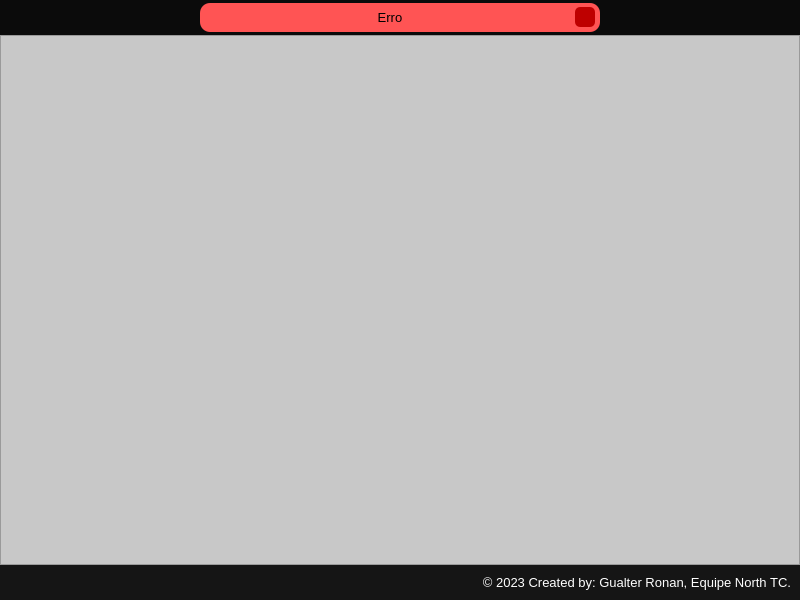
<?xml version="1.0" encoding="UTF-8"?>
<ui version="4.0">
 <class>MainWindow</class>
 <widget class="QMainWindow" name="MainWindow">
  <property name="geometry">
   <rect>
    <x>0</x>
    <y>0</y>
    <width>800</width>
    <height>600</height>
   </rect>
  </property>
  <property name="windowTitle">
   <string>template</string>
  </property>
  <widget class="QWidget" name="centralwidget">
   <layout class="QVBoxLayout" name="verticalLayout">
    <property name="spacing">
     <number>0</number>
    </property>
    <property name="leftMargin">
     <number>0</number>
    </property>
    <property name="topMargin">
     <number>0</number>
    </property>
    <property name="rightMargin">
     <number>0</number>
    </property>
    <property name="bottomMargin">
     <number>0</number>
    </property>
    <item>
     <widget class="QFrame" name="top_bar">
      <property name="minimumSize">
       <size>
        <width>0</width>
        <height>35</height>
       </size>
      </property>
      <property name="maximumSize">
       <size>
        <width>16777215</width>
        <height>35</height>
       </size>
      </property>
      <property name="styleSheet">
       <string notr="true">background-color: rgb(11, 11, 11);</string>
      </property>
      <property name="frameShape">
       <enum>QFrame::NoFrame</enum>
      </property>
      <property name="frameShadow">
       <enum>QFrame::Raised</enum>
      </property>
      <layout class="QHBoxLayout" name="horizontalLayout_2">
       <property name="spacing">
        <number>0</number>
       </property>
       <property name="leftMargin">
        <number>0</number>
       </property>
       <property name="topMargin">
        <number>3</number>
       </property>
       <property name="rightMargin">
        <number>0</number>
       </property>
       <property name="bottomMargin">
        <number>3</number>
       </property>
       <item>
        <widget class="QFrame" name="frame_erro">
         <property name="maximumSize">
          <size>
           <width>400</width>
           <height>16777215</height>
          </size>
         </property>
         <property name="styleSheet">
          <string notr="true">background-color: rgb(255, 84, 84);
border-radius: 10px;</string>
         </property>
         <property name="frameShape">
          <enum>QFrame::NoFrame</enum>
         </property>
         <property name="frameShadow">
          <enum>QFrame::Raised</enum>
         </property>
         <layout class="QHBoxLayout" name="horizontalLayout_3">
          <property name="spacing">
           <number>0</number>
          </property>
          <property name="leftMargin">
           <number>5</number>
          </property>
          <property name="topMargin">
           <number>0</number>
          </property>
          <property name="rightMargin">
           <number>5</number>
          </property>
          <property name="bottomMargin">
           <number>0</number>
          </property>
          <item>
           <widget class="QLabel" name="label_erro">
            <property name="font">
             <font>
              <family>Segoe UI</family>
              <pointsize>10</pointsize>
             </font>
            </property>
            <property name="text">
             <string>Erro</string>
            </property>
            <property name="alignment">
             <set>Qt::AlignCenter</set>
            </property>
           </widget>
          </item>
          <item>
           <widget class="QPushButton" name="bt_cl_popup">
            <property name="maximumSize">
             <size>
              <width>20</width>
              <height>20</height>
             </size>
            </property>
            <property name="cursor">
             <cursorShape>PointingHandCursor</cursorShape>
            </property>
            <property name="styleSheet">
             <string notr="true">QPushButton {
	border-radius: 5px;
	background-image: url(:/close_img/imagens/cil-x.png);
	background-position: center;
	background-color: rgb(190, 0, 0);
}
QPushButton:hover{
	color: rgb(255, 255, 255);
	background-color: rgb(165, 0, 0);
}
QPushButton:pressed {
	color: rgb(255, 255, 255);
	background-color: rgb(190, 0, 0);
}</string>
            </property>
            <property name="text">
             <string/>
            </property>
           </widget>
          </item>
         </layout>
        </widget>
       </item>
      </layout>
     </widget>
    </item>
    <item>
     <widget class="QFrame" name="main_frame">
      <property name="styleSheet">
       <string notr="true">background-color: rgb(200, 200, 200);</string>
      </property>
      <property name="frameShape">
       <enum>QFrame::StyledPanel</enum>
      </property>
      <property name="frameShadow">
       <enum>QFrame::Raised</enum>
      </property>
     </widget>
    </item>
    <item>
     <widget class="QFrame" name="bottom_bar">
      <property name="maximumSize">
       <size>
        <width>16777215</width>
        <height>35</height>
       </size>
      </property>
      <property name="styleSheet">
       <string notr="true">background-color: rgb(21, 21, 21);</string>
      </property>
      <property name="frameShape">
       <enum>QFrame::NoFrame</enum>
      </property>
      <property name="frameShadow">
       <enum>QFrame::Raised</enum>
      </property>
      <layout class="QVBoxLayout" name="verticalLayout_2">
       <item>
        <widget class="QLabel" name="label_credits">
         <property name="font">
          <font>
           <pointsize>10</pointsize>
          </font>
         </property>
         <property name="styleSheet">
          <string notr="true">color: rgb(255, 255, 255);</string>
         </property>
         <property name="text">
          <string>© 2023 Created by: Gualter Ronan, Equipe North TC.</string>
         </property>
         <property name="alignment">
          <set>Qt::AlignRight|Qt::AlignTrailing|Qt::AlignVCenter</set>
         </property>
        </widget>
       </item>
      </layout>
     </widget>
    </item>
   </layout>
  </widget>
 </widget>
 <resources>
  <include location="file_rcs.qrc"/>
 </resources>
 <connections/>
</ui>
